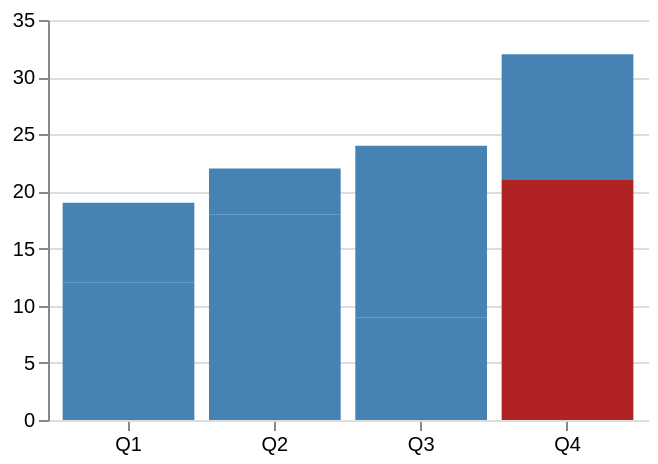

Source (Vega-Lite JSON):
### Vega specification from a JSON file in a GitHub repository (floating-point values rounded to 4 significant figures)
{"$schema": "https://vega.github.io/schema/vega/v6.json", "description": "Stacked bar chart. The second differential fixture: exercises the stack and aggregate transforms, signals, and a conditional encoding on top of band and linear scales.", "width": 300, "height": 200, "padding": 5, "signals": [{"name": "barPadding", "value": 0.1}, {"name": "highlightAbove", "update": "20"}], "data": [{"name": "raw", "values": [{"quarter": "Q1", "team": "north", "sales": 12}, {"quarter": "Q1", "team": "south", "sales": 7}, {"quarter": "Q2", "team": "north", "sales": 18}, {"quarter": "Q2", "team": "south", "sales": 4}, {"quarter": "Q3", "team": "north", "sales": 9}, {"quarter": "Q3", "team": "south", "sales": 15}, {"quarter": "Q4", "team": "north", "sales": 21}, {"quarter": "Q4", "team": "south", "sales": 11}]}, {"name": "stacked", "source": "raw", "transform": [{"type": "stack", "groupby": ["quarter"], "field": "sales"}]}, {"name": "totals", "source": "raw", "transform": [{"type": "aggregate", "groupby": ["quarter"], "fields": ["sales"], "ops": ["sum"]}]}], "scales": [{"name": "xscale", "type": "band", "domain": {"data": "raw", "field": "quarter"}, "range": "width", "padding": {"signal": "barPadding"}}, {"name": "yscale", "type": "linear", "domain": {"data": "totals", "field": "sum_sales"}, "nice": true, "range": "height"}], "axes": [{"orient": "bottom", "scale": "xscale"}, {"orient": "left", "scale": "yscale", "grid": true}], "marks": [{"type": "rect", "name": "bars", "from": {"data": "stacked"}, "encode": {"enter": {"x": {"scale": "xscale", "field": "quarter"}, "width": {"scale": "xscale", "band": 1}, "y": {"scale": "yscale", "field": "y0"}, "y2": {"scale": "yscale", "field": "y1"}, "fill": [{"test": "datum.sales > highlightAbove", "value": "firebrick"}, {"value": "steelblue"}]}}}]}
